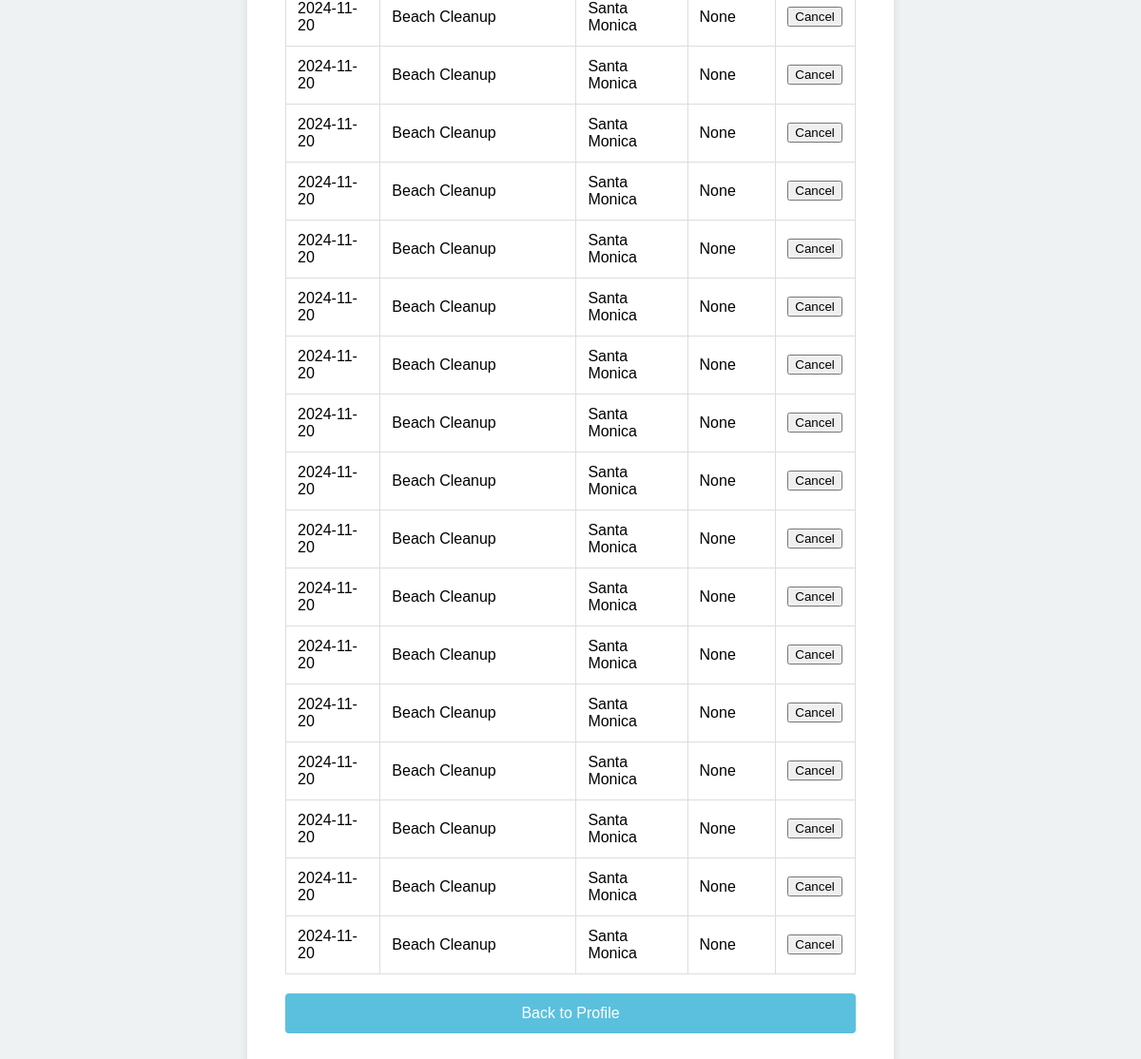
The app's page /assigned_events (signed in) with its own data.
### tables this page shows
CREATE TABLE VolunteerAssignments (
    id INTEGER PRIMARY KEY AUTOINCREMENT,
    event_id INTEGER NOT NULL,
    user_id INTEGER NOT NULL, role TEXT, status TEXT DEFAULT 'active', cancelled INTEGER DEFAULT 0, hours_volunteered INTEGER DEFAULT 0,
    FOREIGN KEY(event_id) REFERENCES Events(id),
    FOREIGN KEY(user_id) REFERENCES Users(id)
);

CREATE TABLE Events (
    id INTEGER PRIMARY KEY AUTOINCREMENT,
    event_name TEXT NOT NULL,
    event_description TEXT NOT NULL,
    location TEXT NOT NULL,
    required_skills TEXT NOT NULL,
    urgency TEXT NOT NULL,
    event_date DATE NOT NULL,
    created_by INTEGER NOT NULL,
    FOREIGN KEY(created_by) REFERENCES Users(id)
);

### server.py (the view)
@app.route('/assigned_events')
def assigned_events():
    if 'user_id' not in session or session.get('role') != 'volunteer':
        return redirect(url_for('splash_screen'))
    assigned_events_query = """
        SELECT VolunteerAssignments.id AS assignment_id, Events.event_name, Events.event_date, Events.location, VolunteerAssignments.role
        FROM VolunteerAssignments
        JOIN Events ON VolunteerAssignments.event_id = Events.id
        WHERE VolunteerAssignments.user_id = :user_id
          AND VolunteerAssignments.cancelled = 0
        ORDER BY Events.event_date ASC
    """
    assigned_events_df = pd.read_sql(assigned_events_query, engine, params={'user_id': session['user_id']})
    assigned_events = assigned_events_df.to_dict(orient='records')
    for event in assigned_events:
        event['event_date'] = datetime.strptime(event['event_date'], '%Y-%m-%d').date()
    return render_template('assigned_events.html', assigned_events=assigned_events, current_date=date.today())

### templates/assigned_events.html (shortened to what this page needs)
<!DOCTYPE html>
<html lang="en">
<head>
</head>
<body>
    <div class="events-container">
        {% if assigned_events %}
        <table>
            <tbody>
                {% for event in assigned_events %}
                <tr>
                    <td>{{ event.event_date }}</td>
                    <td>{{ event.event_name }}</td>
                    <td>{{ event.location }}</td>
                    <td>{{ event.role }}</td>
                    <td>
                        {% if event.event_date > current_date %}
                        <form action="{{ url_for('cancel_assignment', assignment_id=event.assignment_id) }}" method="post">
                            <button type="submit">Cancel</button>
                        </form>
                        {% endif %}
                    </td>
                </tr>
                {% endfor %}
            </tbody>
        </table>
        {% else %}
        <p>You have no upcoming events assigned.</p>
        {% endif %}
        <div class="back-button">
            <button onclick="window.history.back();">Back to Profile</button>
        </div>
    </div>
</body>
</html>

### templates/assigned_events.html (style rules this page uses)
body { font-family: Arial, sans-serif; background-color: #eef2f3; display: flex; justify-content: center; align-items: center; height: 100vh; }
.events-container { background-color: #fff; padding: 40px; border-radius: 8px; box-shadow: 0 0 10px rgba(0, 0, 0, 0.1); width: 80%; max-width: 600px; }
table { width: 100%; border-collapse: collapse; }
table, th, td { border: 1px solid #ddd; }
th, td { padding: 12px; text-align: left; }
.back-button { margin-top: 20px; text-align: center; }
.back-button button { padding: 12px; background-color: #5bc0de; border: none; border-radius: 4px; color: #fff; font-size: 16px; cursor: pointer; width: 100%; }

### records on screen
VolunteerAssignments: event_date "2024-11-20", event_name "Beach Cleanup", location "Santa Monica", role "None"
VolunteerAssignments: event_date "2024-11-20", event_name "Beach Cleanup", location "Santa Monica", role "None"
VolunteerAssignments: event_date "2024-11-20", event_name "Beach Cleanup", location "Santa Monica", role "None"
VolunteerAssignments: event_date "2024-11-20", event_name "Beach Cleanup", location "Santa Monica", role "None"
VolunteerAssignments: event_date "2024-11-20", event_name "Beach Cleanup", location "Santa Monica", role "None"
VolunteerAssignments: event_date "2024-11-20", event_name "Beach Cleanup", location "Santa Monica", role "None"
VolunteerAssignments: event_date "2024-11-20", event_name "Beach Cleanup", location "Santa Monica", role "None"
VolunteerAssignments: event_date "2024-11-20", event_name "Beach Cleanup", location "Santa Monica", role "None"
VolunteerAssignments: event_date "2024-11-20", event_name "Beach Cleanup", location "Santa Monica", role "None"
VolunteerAssignments: event_date "2024-11-20", event_name "Beach Cleanup", location "Santa Monica", role "None"
VolunteerAssignments: event_date "2024-11-20", event_name "Beach Cleanup", location "Santa Monica", role "None"
VolunteerAssignments: event_date "2024-11-20", event_name "Beach Cleanup", location "Santa Monica", role "None"
VolunteerAssignments: event_date "2024-11-20", event_name "Beach Cleanup", location "Santa Monica", role "None"
VolunteerAssignments: event_date "2024-11-20", event_name "Beach Cleanup", location "Santa Monica", role "None"
VolunteerAssignments: event_date "2024-11-20", event_name "Beach Cleanup", location "Santa Monica", role "None"
VolunteerAssignments: event_date "2024-11-20", event_name "Beach Cleanup", location "Santa Monica", role "None"
VolunteerAssignments: event_date "2024-11-20", event_name "Beach Cleanup", location "Santa Monica", role "None"
